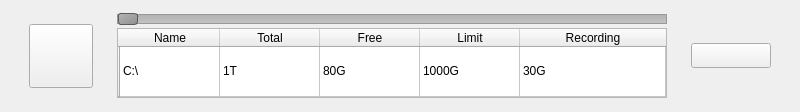
<?xml version="1.0" encoding="UTF-8"?>
<ui version="4.0">
 <class>VSCHddOneEdit</class>
 <widget class="QWidget" name="VSCHddOneEdit">
  <property name="geometry">
   <rect>
    <x>0</x>
    <y>0</y>
    <width>800</width>
    <height>112</height>
   </rect>
  </property>
  <property name="minimumSize">
   <size>
    <width>800</width>
    <height>100</height>
   </size>
  </property>
  <property name="maximumSize">
   <size>
    <width>800</width>
    <height>112</height>
   </size>
  </property>
  <property name="windowTitle">
   <string>Form</string>
  </property>
  <property name="windowIcon">
   <iconset resource="../../../main/vscmainwindows.qrc">
    <normaloff>:/logo/resources/vscsmall.png</normaloff>:/logo/resources/vscsmall.png</iconset>
  </property>
  <layout class="QHBoxLayout" name="horizontalLayout">
   <item>
    <widget class="QPushButton" name="pushButton">
     <property name="minimumSize">
      <size>
       <width>64</width>
       <height>64</height>
      </size>
     </property>
     <property name="maximumSize">
      <size>
       <width>64</width>
       <height>64</height>
      </size>
     </property>
     <property name="text">
      <string/>
     </property>
     <property name="icon">
      <iconset resource="../../../main/vscmainwindows.qrc">
       <normaloff>:/device/resources/harddisk.png</normaloff>:/device/resources/harddisk.png</iconset>
     </property>
     <property name="iconSize">
      <size>
       <width>65</width>
       <height>65</height>
      </size>
     </property>
    </widget>
   </item>
   <item>
    <layout class="QVBoxLayout" name="verticalLayout">
     <property name="spacing">
      <number>0</number>
     </property>
     <item>
      <widget class="QSlider" name="horizontalSlider">
       <property name="minimumSize">
        <size>
         <width>550</width>
         <height>0</height>
        </size>
       </property>
       <property name="maximumSize">
        <size>
         <width>550</width>
         <height>16777215</height>
        </size>
       </property>
       <property name="styleSheet">
        <string notr="true">QSlider::groove:horizontal {
border: 1px solid #999999;
height: 8px; /* the groove expands to the size of the slider by default. by giving it a height, it has a fixed size */
background: qlineargradient(x1:0, y1:0, x2:0, y2:1, stop:0 #B1B1B1, stop:1 #c4c4c4);
}
QSlider::handle:horizontal {
background: qlineargradient(x1:0, y1:0, x2:1, y2:1, stop:0 #b4b4b4, stop:1 #8f8f8f);
border: 1px solid #5c5c5c;
width: 18px;
margin: -2px 0; /* handle is placed by default on the contents rect of the groove. Expand outside the groove */
border-radius: 3px;
}</string>
       </property>
       <property name="orientation">
        <enum>Qt::Horizontal</enum>
       </property>
      </widget>
     </item>
     <item>
      <widget class="QTableWidget" name="tableWidget">
       <property name="enabled">
        <bool>true</bool>
       </property>
       <property name="minimumSize">
        <size>
         <width>550</width>
         <height>70</height>
        </size>
       </property>
       <property name="maximumSize">
        <size>
         <width>550</width>
         <height>70</height>
        </size>
       </property>
       <property name="styleSheet">
        <string notr="true">font: 11pt &quot;Arial&quot;;</string>
       </property>
       <property name="editTriggers">
        <set>QAbstractItemView::NoEditTriggers</set>
       </property>
       <property name="dragEnabled">
        <bool>false</bool>
       </property>
       <property name="alternatingRowColors">
        <bool>false</bool>
       </property>
       <property name="showGrid">
        <bool>true</bool>
       </property>
       <property name="gridStyle">
        <enum>Qt::SolidLine</enum>
       </property>
       <property name="wordWrap">
        <bool>true</bool>
       </property>
       <property name="cornerButtonEnabled">
        <bool>false</bool>
       </property>
       <attribute name="horizontalHeaderStretchLastSection">
        <bool>true</bool>
       </attribute>
       <attribute name="verticalHeaderVisible">
        <bool>true</bool>
       </attribute>
       <attribute name="verticalHeaderCascadingSectionResizes">
        <bool>false</bool>
       </attribute>
       <attribute name="verticalHeaderShowSortIndicator" stdset="0">
        <bool>false</bool>
       </attribute>
       <attribute name="verticalHeaderStretchLastSection">
        <bool>true</bool>
       </attribute>
       <row>
        <property name="text">
         <string/>
        </property>
       </row>
       <column>
        <property name="text">
         <string>Name</string>
        </property>
       </column>
       <column>
        <property name="text">
         <string>Total</string>
        </property>
       </column>
       <column>
        <property name="text">
         <string>Free</string>
        </property>
       </column>
       <column>
        <property name="text">
         <string>Limit</string>
        </property>
       </column>
       <column>
        <property name="text">
         <string>Recording</string>
        </property>
       </column>
       <item row="0" column="0">
        <property name="text">
         <string>C:\</string>
        </property>
       </item>
       <item row="0" column="1">
        <property name="text">
         <string>1T</string>
        </property>
       </item>
       <item row="0" column="2">
        <property name="text">
         <string>80G</string>
        </property>
       </item>
       <item row="0" column="3">
        <property name="text">
         <string>1000G</string>
        </property>
       </item>
       <item row="0" column="4">
        <property name="text">
         <string>30G</string>
        </property>
       </item>
      </widget>
     </item>
    </layout>
   </item>
   <item>
    <widget class="SwitchButton" name="checkBox">
     <property name="minimumSize">
      <size>
       <width>80</width>
       <height>25</height>
      </size>
     </property>
     <property name="maximumSize">
      <size>
       <width>80</width>
       <height>25</height>
      </size>
     </property>
     <property name="text">
      <string/>
     </property>
     <property name="icon">
      <iconset resource="../../../main/vscmainwindows.qrc">
       <normaloff>:/action/resources/switchputton.png</normaloff>:/action/resources/switchputton.png</iconset>
     </property>
     <property name="iconSize">
      <size>
       <width>80</width>
       <height>25</height>
      </size>
     </property>
    </widget>
   </item>
  </layout>
 </widget>
 <customwidgets>
  <customwidget>
   <class>SwitchButton</class>
   <extends>QPushButton</extends>
   <header>common/switchbutton.h</header>
  </customwidget>
 </customwidgets>
 <resources>
  <include location="../../../main/vscmainwindows.qrc"/>
 </resources>
 <connections/>
</ui>
